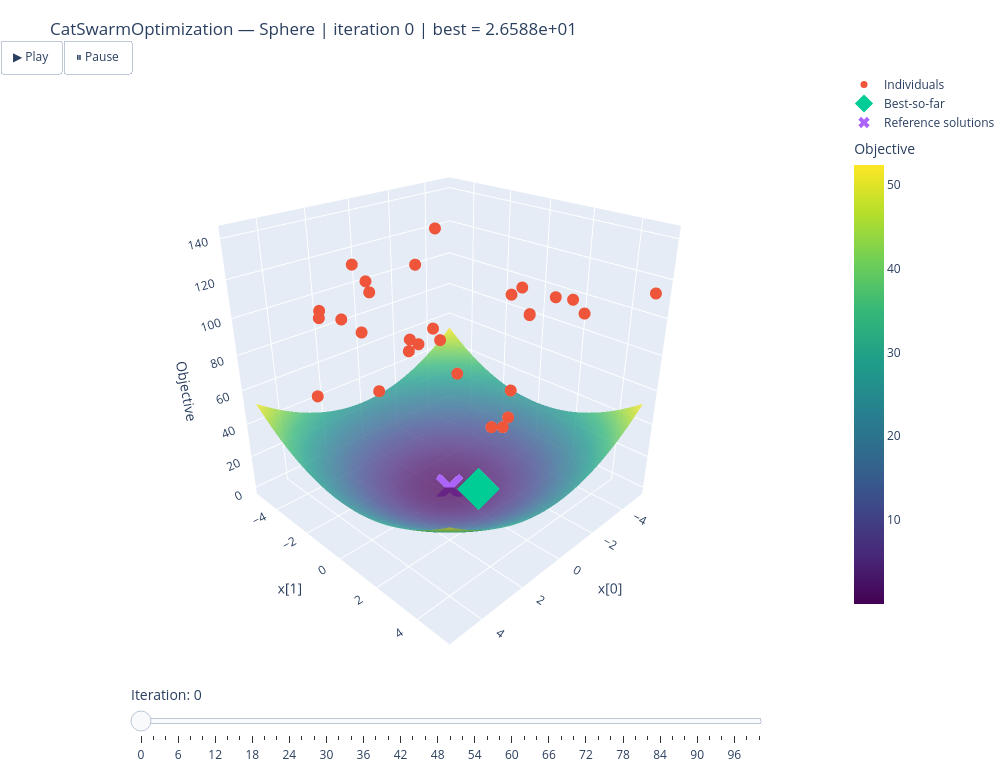
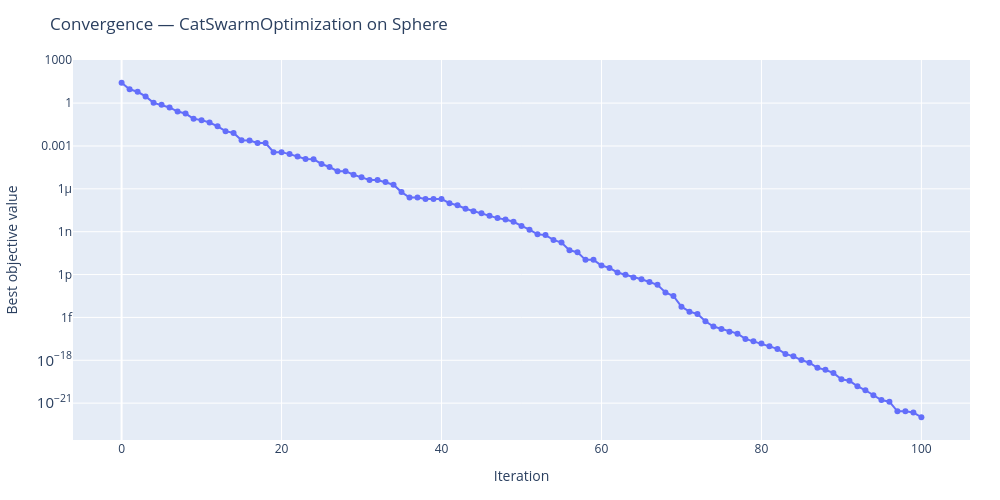
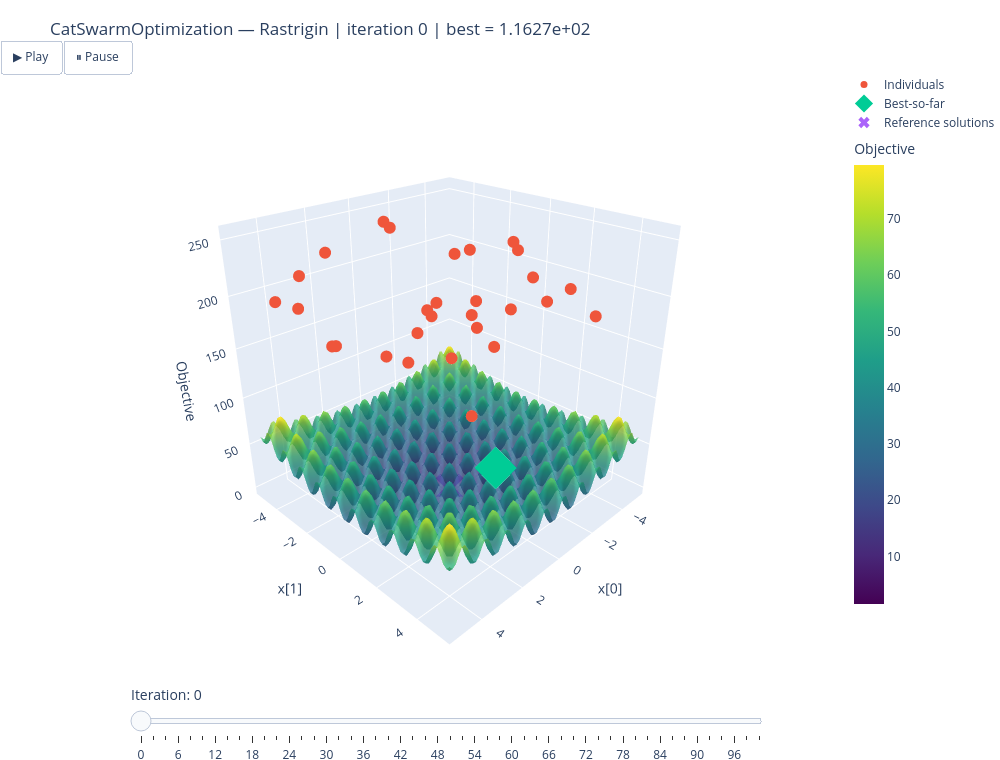
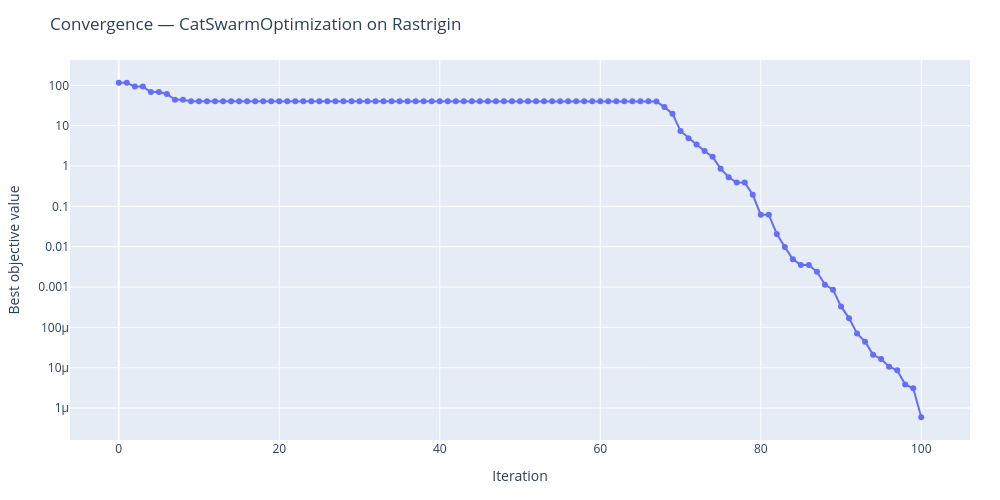

Notebook cell for these charts, in order:
### Markdown cell above
## Cat Swarm

### Code cell
algorithm = CatSwarmOptimization(
    population_size=30,
    mixture_ratio=0.1,
    c1=2.05,
    smp=3,
    spc=True,
    cdc=0.85,
    srd=0.2,
    max_velocity=1.9,
    seed=SEED,
)

run_optimizations(algorithm=algorithm)

### Figure 1 — Plotly figure (JSON) as saved in the notebook; plotly's stock layout.template omitted (floating-point values rounded to 4 significant figures; data arrays with more than 128 entries replaced by an {"elided": "..."} marker saying what was removed)
{"data": [{"colorbar": {"len": 0.8, "title": {"text": "Objective"}}, "colorscale": [[0, "#440154"], [0.1111, "#482878"], [0.2222, "#3e4989"], [0.3333, "#31688e"], [0.4444, "#26828e"], [0.5556, "#1f9e89"], [0.6667, "#35b779"], [0.7778, "#6ece58"], [0.8889, "#b5de2b"], [1, "#fde725"]], "hovertemplate": "x=%{x:.3f}<br>y=%{y:.3f}<br>objective=%{z:.3e}<extra></extra>", "name": "Objective surface", "opacity": 0.78, "type": "surface", "x": {"elided": "80x80 float values"}, "y": {"elided": "80x80 float values"}, "z": {"elided": "80x80 float values"}}, {"hovertemplate": "x=%{x:.4f}<br>y=%{y:.4f}<br>objective=%{z:.6e}<extra></extra>", "marker": {"size": 7}, "mode": "markers", "name": "Individuals", "type": "scatter3d", "x": [2.025, -0.9888, 1.506, -0.6586, -5.064, -3.684, 5.03, 1.254, 2.008, -2.324, -0.4184, -2.157, -4.823, 2.053, 4.725, -3.183, 2.604, 0.1912, 2.528, -2.409, -4.667, 1.158, 4.885, 2.719, 2.928, -1.592, 1.404, -0.005076, 4.239, -3.304], "y": [-1.907, -3.258, 4.046, -1.548, 5.066, -4.545, -1.104, 2.668, -2.824, 1.733, -2.691, -2.708, 0.9949, -4.993, 3.532, 0.6385, 5.076, 2.275, 4.957, -4.41, -0.1175, -3.602, 1.57, -0.7619, -3.763, 4.534, 3.819, 0.3852, -0.5866, 2.862], "z": [114.1, 70.31, 132.9, 85.51, 113.1, 122.6, 77.76, 26.59, 124.9, 100.1, 68.27, 67.25, 96.97, 92.59, 123.1, 107.0, 100.4, 52.94, 86.99, 105.5, 82.86, 82.28, 141.6, 70.1, 96.95, 114.4, 69.12, 71.84, 114.4, 108.3]}, {"hovertemplate": "best x=%{x:.6f}<br>best y=%{y:.6f}<br>objective=%{z:.6e}<extra></extra>", "marker": {"size": 14, "symbol": "diamond"}, "mode": "markers", "name": "Best-so-far", "type": "scatter3d", "x": [1.254], "y": [2.668], "z": [26.59]}, {"hovertemplate": "reference x=%{x:.6f}<br>reference y=%{y:.6f}<br>objective=%{z:.6e}<extra></extra>", "marker": {"size": 10, "symbol": "x"}, "mode": "markers", "name": "Reference solutions", "type": "scatter3d", "x": [0.0], "y": [0.0], "z": [0.0]}], "layout": {"height": 760, "margin": {"b": 0, "l": 0, "r": 0, "t": 70}, "scene": {"camera": {"eye": {"x": 1.55, "y": 1.55, "z": 1.1}}, "xaxis": {"title": {"text": "x[0]"}}, "yaxis": {"title": {"text": "x[1]"}}, "zaxis": {"title": {"text": "Objective"}}}, "sliders": [{"active": 0, "currentvalue": {"font": {"size": 14}, "prefix": "Iteration: "}, "len": 0.84, "steps": [{"args": [["0"], {"frame": {"duration": 150, "redraw": true}, "mode": "immediate", "transition": {"duration": 0}}], "label": "0", "method": "animate"}, {"args": [["1"], {"frame": {"duration": 150, "redraw": true}, "mode": "immediate", "transition": {"duration": 0}}], "label": "2", "method": "animate"}, {"args": [["2"], {"frame": {"duration": 150, "redraw": true}, "mode": "immediate", "transition": {"duration": 0}}], "label": "4", "method": "animate"}, {"args": [["3"], {"frame": {"duration": 150, "redraw": true}, "mode": "immediate", "transition": {"duration": 0}}], "label": "6", "method": "animate"}, {"args": [["4"], {"frame": {"duration": 150, "redraw": true}, "mode": "immediate", "transition": {"duration": 0}}], "label": "8", "method": "animate"}, {"args": [["5"], {"frame": {"duration": 150, "redraw": true}, "mode": "immediate", "transition": {"duration": 0}}], "label": "10", "method": "animate"}, {"args": [["6"], {"frame": {"duration": 150, "redraw": true}, "mode": "immediate", "transition": {"duration": 0}}], "label": "12", "method": "animate"}, {"args": [["7"], {"frame": {"duration": 150, "redraw": true}, "mode": "immediate", "transition": {"duration": 0}}], "label": "14", "method": "animate"}, {"args": [["8"], {"frame": {"duration": 150, "redraw": true}, "mode": "immediate", "transition": {"duration": 0}}], "label": "16", "method": "animate"}, {"args": [["9"], {"frame": {"duration": 150, "redraw": true}, "mode": "immediate", "transition": {"duration": 0}}], "label": "18", "method": "animate"}, {"args": [["10"], {"frame": {"duration": 150, "redraw": true}, "mode": "immediate", "transition": {"duration": 0}}], "label": "20", "method": "animate"}, {"args": [["11"], {"frame": {"duration": 150, "redraw": true}, "mode": "immediate", "transition": {"duration": 0}}], "label": "22", "method": "animate"}, {"args": [["12"], {"frame": {"duration": 150, "redraw": true}, "mode": "immediate", "transition": {"duration": 0}}], "label": "24", "method": "animate"}, {"args": [["13"], {"frame": {"duration": 150, "redraw": true}, "mode": "immediate", "transition": {"duration": 0}}], "label": "26", "method": "animate"}, {"args": [["14"], {"frame": {"duration": 150, "redraw": true}, "mode": "immediate", "transition": {"duration": 0}}], "label": "28", "method": "animate"}, {"args": [["15"], {"frame": {"duration": 150, "redraw": true}, "mode": "immediate", "transition": {"duration": 0}}], "label": "30", "method": "animate"}, {"args": [["16"], {"frame": {"duration": 150, "redraw": true}, "mode": "immediate", "transition": {"duration": 0}}], "label": "32", "method": "animate"}, {"args": [["17"], {"frame": {"duration": 150, "redraw": true}, "mode": "immediate", "transition": {"duration": 0}}], "label": "34", "method": "animate"}, {"args": [["18"], {"frame": {"duration": 150, "redraw": true}, "mode": "immediate", "transition": {"duration": 0}}], "label": "36", "method": "animate"}, {"args": [["19"], {"frame": {"duration": 150, "redraw": true}, "mode": "immediate", "transition": {"duration": 0}}], "label": "38", "method": "animate"}, {"args": [["20"], {"frame": {"duration": 150, "redraw": true}, "mode": "immediate", "transition": {"duration": 0}}], "label": "40", "method": "animate"}, {"args": [["21"], {"frame": {"duration": 150, "redraw": true}, "mode": "immediate", "transition": {"duration": 0}}], "label": "42", "method": "animate"}, {"args": [["22"], {"frame": {"duration": 150, "redraw": true}, "mode": "immediate", "transition": {"duration": 0}}], "label": "44", "method": "animate"}, {"args": [["23"], {"frame": {"duration": 150, "redraw": true}, "mode": "immediate", "transition": {"duration": 0}}], "label": "46", "method": "animate"}, {"args": [["24"], {"frame": {"duration": 150, "redraw": true}, "mode": "immediate", "transition": {"duration": 0}}], "label": "48", "method": "animate"}, {"args": [["25"], {"frame": {"duration": 150, "redraw": true}, "mode": "immediate", "transition": {"duration": 0}}], "label": "50", "method": "animate"}, {"args": [["26"], {"frame": {"duration": 150, "redraw": true}, "mode": "immediate", "transition": {"duration": 0}}], "label": "52", "method": "animate"}, {"args": [["27"], {"frame": {"duration": 150, "redraw": true}, "mode": "immediate", "transition": {"duration": 0}}], "label": "54", "method": "animate"}, {"args": [["28"], {"frame": {"duration": 150, "redraw": true}, "mode": "immediate", "transition": {"duration": 0}}], "label": "56", "method": "animate"}, {"args": [["29"], {"frame": {"duration": 150, "redraw": true}, "mode": "immediate", "transition": {"duration": 0}}], "label": "58", "method": "animate"}, {"args": [["30"], {"frame": {"duration": 150, "redraw": true}, "mode": "immediate", "transition": {"duration": 0}}], "label": "60", "method": "animate"}, {"args": [["31"], {"frame": {"duration": 150, "redraw": true}, "mode": "immediate", "transition": {"duration": 0}}], "label": "62", "method": "animate"}, {"args": [["32"], {"frame": {"duration": 150, "redraw": true}, "mode": "immediate", "transition": {"duration": 0}}], "label": "64", "method": "animate"}, {"args": [["33"], {"frame": {"duration": 150, "redraw": true}, "mode": "immediate", "transition": {"duration": 0}}], "label": "66", "method": "animate"}, {"args": [["34"], {"frame": {"duration": 150, "redraw": true}, "mode": "immediate", "transition": {"duration": 0}}], "label": "68", "method": "animate"}, {"args": [["35"], {"frame": {"duration": 150, "redraw": true}, "mode": "immediate", "transition": {"duration": 0}}], "label": "70", "method": "animate"}, {"args": [["36"], {"frame": {"duration": 150, "redraw": true}, "mode": "immediate", "transition": {"duration": 0}}], "label": "72", "method": "animate"}, {"args": [["37"], {"frame": {"duration": 150, "redraw": true}, "mode": "immediate", "transition": {"duration": 0}}], "label": "74", "method": "animate"}, {"args": [["38"], {"frame": {"duration": 150, "redraw": true}, "mode": "immediate", "transition": {"duration": 0}}], "label": "76", "method": "animate"}, {"args": [["39"], {"frame": {"duration": 150, "redraw": true}, "mode": "immediate", "transition": {"duration": 0}}], "label": "78", "method": "animate"}, {"args": [["40"], {"frame": {"duration": 150, "redraw": true}, "mode": "immediate", "transition": {"duration": 0}}], "label": "80", "method": "animate"}, {"args": [["41"], {"frame": {"duration": 150, "redraw": true}, "mode": "immediate", "transition": {"duration": 0}}], "label": "82", "method": "animate"}, {"args": [["42"], {"frame": {"duration": 150, "redraw": true}, "mode": "immediate", "transition": {"duration": 0}}], "label": "84", "method": "animate"}, {"args": [["43"], {"frame": {"duration": 150, "redraw": true}, "mode": "immediate", "transition": {"duration": 0}}], "label": "86", "method": "animate"}, {"args": [["44"], {"frame": {"duration": 150, "redraw": true}, "mode": "immediate", "transition": {"duration": 0}}], "label": "88", "method": "animate"}, {"args": [["45"], {"frame": {"duration": 150, "redraw": true}, "mode": "immediate", "transition": {"duration": 0}}], "label": "90", "method": "animate"}, {"args": [["46"], {"frame": {"duration": 150, "redraw": true}, "mode": "immediate", "transition": {"duration": 0}}], "label": "92", "method": "animate"}, {"args": [["47"], {"frame": {"duration": 150, "redraw": true}, "mode": "immediate", "transition": {"duration": 0}}], "label": "94", "method": "animate"}, {"args": [["48"], {"frame": {"duration": 150, "redraw": true}, "mode": "immediate", "transition": {"duration": 0}}], "label": "96", "method": "animate"}, {"args": [["49"], {"frame": {"duration": 150, "redraw": true}, "mode": "immediate", "transition": {"duration": 0}}], "label": "98", "method": "animate"}, {"args": [["50"], {"frame": {"duration": 150, "redraw": true}, "mode": "immediate", "transition": {"duration": 0}}], "label": "100", "method": "animate"}], "x": 0.08, "y": 0.02}], "title": {"text": "CatSwarmOptimization — Sphere | iteration 0 | best = 2.6588e+01"}, "uirevision": "keep-camera", "updatemenus": [{"buttons": [{"args": [null, {"frame": {"duration": 150, "redraw": true}, "fromcurrent": true, "mode": "immediate", "transition": {"duration": 0}}], "label": "▶ Play", "method": "animate"}, {"args": [[null], {"frame": {"duration": 0, "redraw": false}, "mode": "immediate"}], "label": "⏸ Pause", "method": "animate"}], "direction": "left", "showactive": false, "type": "buttons", "x": 0.08, "y": 1.05}], "width": 1000}}

### Figure 2 — Plotly figure (JSON) as saved in the notebook; plotly's stock layout.template omitted (floating-point values rounded to 4 significant figures)
{"data": [{"hovertemplate": "iteration=%{x}<br>best=%{y:.6e}<extra></extra>", "mode": "lines+markers", "name": "Best-so-far", "type": "scatter", "x": [0, 1, 2, 3, 4, 5, 6, 7, 8, 9, 10, 11, 12, 13, 14, 15, 16, 17, 18, 19, 20, 21, 22, 23, 24, 25, 26, 27, 28, 29, 30, 31, 32, 33, 34, 35, 36, 37, 38, 39, 40, 41, 42, 43, 44, 45, 46, 47, 48, 49, 50, 51, 52, 53, 54, 55, 56, 57, 58, 59, 60, 61, 62, 63, 64, 65, 66, 67, 68, 69, 70, 71, 72, 73, 74, 75, 76, 77, 78, 79, 80, 81, 82, 83, 84, 85, 86, 87, 88, 89, 90, 91, 92, 93, 94, 95, 96, 97, 98, 99, 100], "y": [26.59, 9.253, 6.204, 2.944, 1.038, 0.7585, 0.4963, 0.2578, 0.186, 0.0799, 0.06428, 0.04366, 0.0238, 0.01089, 0.00807, 0.002467, 0.002413, 0.001598, 0.001598, 0.0003691, 0.0003691, 0.0002701, 0.0001821, 0.0001211, 0.0001183, 5.482e-05, 3.37e-05, 1.734e-05, 1.734e-05, 9.722e-06, 6.363e-06, 4.199e-06, 4.199e-06, 2.959e-06, 1.944e-06, 5.898e-07, 2.473e-07, 2.473e-07, 1.97e-07, 1.97e-07, 1.97e-07, 9.88e-08, 7.032e-08, 4.068e-08, 2.723e-08, 1.943e-08, 1.309e-08, 8.918e-09, 7.009e-09, 4.936e-09, 2.526e-09, 1.39e-09, 6.503e-10, 5.76e-10, 2.665e-10, 1.744e-10, 5.004e-11, 3.646e-11, 1.067e-11, 1.067e-11, 4.308e-12, 2.922e-12, 1.393e-12, 9.85e-13, 6.201e-13, 4.671e-13, 3.005e-13, 1.932e-13, 5.613e-14, 3.148e-14, 5.682e-15, 2.516e-15, 1.744e-15, 5.405e-16, 2.303e-16, 1.529e-16, 9.898e-17, 7.282e-17, 3.139e-17, 2.127e-17, 1.48e-17, 9.675e-18, 6.252e-18, 2.798e-18, 1.884e-18, 1.033e-18, 6.69e-19, 2.99e-19, 2.133e-19, 1.286e-19, 4.626e-20, 3.654e-20, 1.525e-20, 7.964e-21, 3.537e-21, 1.65e-21, 1.254e-21, 2.656e-22, 2.656e-22, 2.183e-22, 1.027e-22]}], "layout": {"height": 500, "margin": {"b": 60, "l": 70, "r": 30, "t": 60}, "title": {"text": "Convergence — CatSwarmOptimization on Sphere"}, "width": 1000, "xaxis": {"title": {"text": "Iteration"}}, "yaxis": {"title": {"text": "Best objective value"}, "type": "log"}}}

### Figure 3 — Plotly figure (JSON) as saved in the notebook; plotly's stock layout.template omitted (floating-point values rounded to 4 significant figures; data arrays with more than 128 entries replaced by an {"elided": "..."} marker saying what was removed)
{"data": [{"colorbar": {"len": 0.8, "title": {"text": "Objective"}}, "colorscale": [[0, "#440154"], [0.1111, "#482878"], [0.2222, "#3e4989"], [0.3333, "#31688e"], [0.4444, "#26828e"], [0.5556, "#1f9e89"], [0.6667, "#35b779"], [0.7778, "#6ece58"], [0.8889, "#b5de2b"], [1, "#fde725"]], "hovertemplate": "x=%{x:.3f}<br>y=%{y:.3f}<br>objective=%{z:.3e}<extra></extra>", "name": "Objective surface", "opacity": 0.78, "type": "surface", "x": {"elided": "80x80 float values"}, "y": {"elided": "80x80 float values"}, "z": {"elided": "80x80 float values"}}, {"hovertemplate": "x=%{x:.4f}<br>y=%{y:.4f}<br>objective=%{z:.6e}<extra></extra>", "marker": {"size": 7}, "mode": "markers", "name": "Individuals", "type": "scatter3d", "x": [-4.947, -1.61, 1.346, 0.8145, 4.457, -4.004, 3.668, -2.403, -4.802, -2.008, 4.506, 1.326, 3.904, 3.622, -3.345, 3.266, -3.077, -1.61, -4.762, -2.355, 4.573, -1.387, 1.731, 2.807, 4.686, -1.714, 2.949, -1.536, 4.669, 4.744], "y": [-1.098, -4.98, 3.3, -0.06548, -2.413, 3.407, -3.896, -1.184, -1.228, 2.703, 4.578, 4.66, 4.779, 2.717, -0.002613, -2.568, -3.865, -0.2307, -3.56, -2.088, -0.7184, -5.082, 0.202, -0.1779, -0.3485, -0.2627, 4.892, 3.966, -3.697, 3.114], "z": [208.7, 228.6, 189.7, 187.1, 231.0, 177.3, 187.2, 157.2, 217.1, 200.1, 217.2, 254.0, 169.3, 231.8, 164.8, 243.0, 147.0, 183.4, 196.7, 213.7, 183.7, 235.1, 180.5, 164.6, 187.8, 155.9, 116.3, 222.5, 201.5, 203.6]}, {"hovertemplate": "best x=%{x:.6f}<br>best y=%{y:.6f}<br>objective=%{z:.6e}<extra></extra>", "marker": {"size": 14, "symbol": "diamond"}, "mode": "markers", "name": "Best-so-far", "type": "scatter3d", "x": [2.949], "y": [4.892], "z": [116.3]}, {"hovertemplate": "reference x=%{x:.6f}<br>reference y=%{y:.6f}<br>objective=%{z:.6e}<extra></extra>", "marker": {"size": 10, "symbol": "x"}, "mode": "markers", "name": "Reference solutions", "type": "scatter3d", "x": [0.0], "y": [0.0], "z": [0.0]}], "layout": {"height": 760, "margin": {"b": 0, "l": 0, "r": 0, "t": 70}, "scene": {"camera": {"eye": {"x": 1.55, "y": 1.55, "z": 1.1}}, "xaxis": {"title": {"text": "x[0]"}}, "yaxis": {"title": {"text": "x[1]"}}, "zaxis": {"title": {"text": "Objective"}}}, "sliders": [{"active": 0, "currentvalue": {"font": {"size": 14}, "prefix": "Iteration: "}, "len": 0.84, "steps": [{"args": [["0"], {"frame": {"duration": 150, "redraw": true}, "mode": "immediate", "transition": {"duration": 0}}], "label": "0", "method": "animate"}, {"args": [["1"], {"frame": {"duration": 150, "redraw": true}, "mode": "immediate", "transition": {"duration": 0}}], "label": "2", "method": "animate"}, {"args": [["2"], {"frame": {"duration": 150, "redraw": true}, "mode": "immediate", "transition": {"duration": 0}}], "label": "4", "method": "animate"}, {"args": [["3"], {"frame": {"duration": 150, "redraw": true}, "mode": "immediate", "transition": {"duration": 0}}], "label": "6", "method": "animate"}, {"args": [["4"], {"frame": {"duration": 150, "redraw": true}, "mode": "immediate", "transition": {"duration": 0}}], "label": "8", "method": "animate"}, {"args": [["5"], {"frame": {"duration": 150, "redraw": true}, "mode": "immediate", "transition": {"duration": 0}}], "label": "10", "method": "animate"}, {"args": [["6"], {"frame": {"duration": 150, "redraw": true}, "mode": "immediate", "transition": {"duration": 0}}], "label": "12", "method": "animate"}, {"args": [["7"], {"frame": {"duration": 150, "redraw": true}, "mode": "immediate", "transition": {"duration": 0}}], "label": "14", "method": "animate"}, {"args": [["8"], {"frame": {"duration": 150, "redraw": true}, "mode": "immediate", "transition": {"duration": 0}}], "label": "16", "method": "animate"}, {"args": [["9"], {"frame": {"duration": 150, "redraw": true}, "mode": "immediate", "transition": {"duration": 0}}], "label": "18", "method": "animate"}, {"args": [["10"], {"frame": {"duration": 150, "redraw": true}, "mode": "immediate", "transition": {"duration": 0}}], "label": "20", "method": "animate"}, {"args": [["11"], {"frame": {"duration": 150, "redraw": true}, "mode": "immediate", "transition": {"duration": 0}}], "label": "22", "method": "animate"}, {"args": [["12"], {"frame": {"duration": 150, "redraw": true}, "mode": "immediate", "transition": {"duration": 0}}], "label": "24", "method": "animate"}, {"args": [["13"], {"frame": {"duration": 150, "redraw": true}, "mode": "immediate", "transition": {"duration": 0}}], "label": "26", "method": "animate"}, {"args": [["14"], {"frame": {"duration": 150, "redraw": true}, "mode": "immediate", "transition": {"duration": 0}}], "label": "28", "method": "animate"}, {"args": [["15"], {"frame": {"duration": 150, "redraw": true}, "mode": "immediate", "transition": {"duration": 0}}], "label": "30", "method": "animate"}, {"args": [["16"], {"frame": {"duration": 150, "redraw": true}, "mode": "immediate", "transition": {"duration": 0}}], "label": "32", "method": "animate"}, {"args": [["17"], {"frame": {"duration": 150, "redraw": true}, "mode": "immediate", "transition": {"duration": 0}}], "label": "34", "method": "animate"}, {"args": [["18"], {"frame": {"duration": 150, "redraw": true}, "mode": "immediate", "transition": {"duration": 0}}], "label": "36", "method": "animate"}, {"args": [["19"], {"frame": {"duration": 150, "redraw": true}, "mode": "immediate", "transition": {"duration": 0}}], "label": "38", "method": "animate"}, {"args": [["20"], {"frame": {"duration": 150, "redraw": true}, "mode": "immediate", "transition": {"duration": 0}}], "label": "40", "method": "animate"}, {"args": [["21"], {"frame": {"duration": 150, "redraw": true}, "mode": "immediate", "transition": {"duration": 0}}], "label": "42", "method": "animate"}, {"args": [["22"], {"frame": {"duration": 150, "redraw": true}, "mode": "immediate", "transition": {"duration": 0}}], "label": "44", "method": "animate"}, {"args": [["23"], {"frame": {"duration": 150, "redraw": true}, "mode": "immediate", "transition": {"duration": 0}}], "label": "46", "method": "animate"}, {"args": [["24"], {"frame": {"duration": 150, "redraw": true}, "mode": "immediate", "transition": {"duration": 0}}], "label": "48", "method": "animate"}, {"args": [["25"], {"frame": {"duration": 150, "redraw": true}, "mode": "immediate", "transition": {"duration": 0}}], "label": "50", "method": "animate"}, {"args": [["26"], {"frame": {"duration": 150, "redraw": true}, "mode": "immediate", "transition": {"duration": 0}}], "label": "52", "method": "animate"}, {"args": [["27"], {"frame": {"duration": 150, "redraw": true}, "mode": "immediate", "transition": {"duration": 0}}], "label": "54", "method": "animate"}, {"args": [["28"], {"frame": {"duration": 150, "redraw": true}, "mode": "immediate", "transition": {"duration": 0}}], "label": "56", "method": "animate"}, {"args": [["29"], {"frame": {"duration": 150, "redraw": true}, "mode": "immediate", "transition": {"duration": 0}}], "label": "58", "method": "animate"}, {"args": [["30"], {"frame": {"duration": 150, "redraw": true}, "mode": "immediate", "transition": {"duration": 0}}], "label": "60", "method": "animate"}, {"args": [["31"], {"frame": {"duration": 150, "redraw": true}, "mode": "immediate", "transition": {"duration": 0}}], "label": "62", "method": "animate"}, {"args": [["32"], {"frame": {"duration": 150, "redraw": true}, "mode": "immediate", "transition": {"duration": 0}}], "label": "64", "method": "animate"}, {"args": [["33"], {"frame": {"duration": 150, "redraw": true}, "mode": "immediate", "transition": {"duration": 0}}], "label": "66", "method": "animate"}, {"args": [["34"], {"frame": {"duration": 150, "redraw": true}, "mode": "immediate", "transition": {"duration": 0}}], "label": "68", "method": "animate"}, {"args": [["35"], {"frame": {"duration": 150, "redraw": true}, "mode": "immediate", "transition": {"duration": 0}}], "label": "70", "method": "animate"}, {"args": [["36"], {"frame": {"duration": 150, "redraw": true}, "mode": "immediate", "transition": {"duration": 0}}], "label": "72", "method": "animate"}, {"args": [["37"], {"frame": {"duration": 150, "redraw": true}, "mode": "immediate", "transition": {"duration": 0}}], "label": "74", "method": "animate"}, {"args": [["38"], {"frame": {"duration": 150, "redraw": true}, "mode": "immediate", "transition": {"duration": 0}}], "label": "76", "method": "animate"}, {"args": [["39"], {"frame": {"duration": 150, "redraw": true}, "mode": "immediate", "transition": {"duration": 0}}], "label": "78", "method": "animate"}, {"args": [["40"], {"frame": {"duration": 150, "redraw": true}, "mode": "immediate", "transition": {"duration": 0}}], "label": "80", "method": "animate"}, {"args": [["41"], {"frame": {"duration": 150, "redraw": true}, "mode": "immediate", "transition": {"duration": 0}}], "label": "82", "method": "animate"}, {"args": [["42"], {"frame": {"duration": 150, "redraw": true}, "mode": "immediate", "transition": {"duration": 0}}], "label": "84", "method": "animate"}, {"args": [["43"], {"frame": {"duration": 150, "redraw": true}, "mode": "immediate", "transition": {"duration": 0}}], "label": "86", "method": "animate"}, {"args": [["44"], {"frame": {"duration": 150, "redraw": true}, "mode": "immediate", "transition": {"duration": 0}}], "label": "88", "method": "animate"}, {"args": [["45"], {"frame": {"duration": 150, "redraw": true}, "mode": "immediate", "transition": {"duration": 0}}], "label": "90", "method": "animate"}, {"args": [["46"], {"frame": {"duration": 150, "redraw": true}, "mode": "immediate", "transition": {"duration": 0}}], "label": "92", "method": "animate"}, {"args": [["47"], {"frame": {"duration": 150, "redraw": true}, "mode": "immediate", "transition": {"duration": 0}}], "label": "94", "method": "animate"}, {"args": [["48"], {"frame": {"duration": 150, "redraw": true}, "mode": "immediate", "transition": {"duration": 0}}], "label": "96", "method": "animate"}, {"args": [["49"], {"frame": {"duration": 150, "redraw": true}, "mode": "immediate", "transition": {"duration": 0}}], "label": "98", "method": "animate"}, {"args": [["50"], {"frame": {"duration": 150, "redraw": true}, "mode": "immediate", "transition": {"duration": 0}}], "label": "100", "method": "animate"}], "x": 0.08, "y": 0.02}], "title": {"text": "CatSwarmOptimization — Rastrigin | iteration 0 | best = 1.1627e+02"}, "uirevision": "keep-camera", "updatemenus": [{"buttons": [{"args": [null, {"frame": {"duration": 150, "redraw": true}, "fromcurrent": true, "mode": "immediate", "transition": {"duration": 0}}], "label": "▶ Play", "method": "animate"}, {"args": [[null], {"frame": {"duration": 0, "redraw": false}, "mode": "immediate"}], "label": "⏸ Pause", "method": "animate"}], "direction": "left", "showactive": false, "type": "buttons", "x": 0.08, "y": 1.05}], "width": 1000}}

### Figure 4 — Plotly figure (JSON) as saved in the notebook; plotly's stock layout.template omitted (floating-point values rounded to 4 significant figures)
{"data": [{"hovertemplate": "iteration=%{x}<br>best=%{y:.6e}<extra></extra>", "mode": "lines+markers", "name": "Best-so-far", "type": "scatter", "x": [0, 1, 2, 3, 4, 5, 6, 7, 8, 9, 10, 11, 12, 13, 14, 15, 16, 17, 18, 19, 20, 21, 22, 23, 24, 25, 26, 27, 28, 29, 30, 31, 32, 33, 34, 35, 36, 37, 38, 39, 40, 41, 42, 43, 44, 45, 46, 47, 48, 49, 50, 51, 52, 53, 54, 55, 56, 57, 58, 59, 60, 61, 62, 63, 64, 65, 66, 67, 68, 69, 70, 71, 72, 73, 74, 75, 76, 77, 78, 79, 80, 81, 82, 83, 84, 85, 86, 87, 88, 89, 90, 91, 92, 93, 94, 95, 96, 97, 98, 99, 100], "y": [116.3, 116.3, 93.57, 93.57, 68.69, 68.69, 61.45, 44.16, 44.16, 40.5, 40.5, 40.5, 40.5, 40.5, 40.5, 40.5, 40.5, 40.5, 40.5, 40.5, 40.5, 40.5, 40.5, 40.5, 40.5, 40.5, 40.5, 40.5, 40.5, 40.5, 40.5, 40.5, 40.5, 40.5, 40.5, 40.5, 40.5, 40.5, 40.5, 40.5, 40.5, 40.5, 40.5, 40.5, 40.5, 40.5, 40.5, 40.5, 40.5, 40.5, 40.5, 40.5, 40.5, 40.5, 40.5, 40.5, 40.5, 40.5, 40.5, 40.5, 40.5, 40.5, 40.5, 40.5, 40.5, 40.5, 40.5, 39.93, 28.93, 19.92, 7.409, 4.91, 3.438, 2.362, 1.688, 0.8601, 0.5263, 0.3915, 0.3915, 0.1936, 0.06241, 0.06241, 0.02068, 0.00981, 0.004852, 0.00353, 0.00352, 0.002379, 0.001146, 0.0008593, 0.0003305, 0.0001693, 7.071e-05, 4.404e-05, 2.106e-05, 1.638e-05, 1.062e-05, 8.58e-06, 3.844e-06, 3.081e-06, 5.898e-07]}], "layout": {"height": 500, "margin": {"b": 60, "l": 70, "r": 30, "t": 60}, "title": {"text": "Convergence — CatSwarmOptimization on Rastrigin"}, "width": 1000, "xaxis": {"title": {"text": "Iteration"}}, "yaxis": {"title": {"text": "Best objective value"}, "type": "log"}}}
